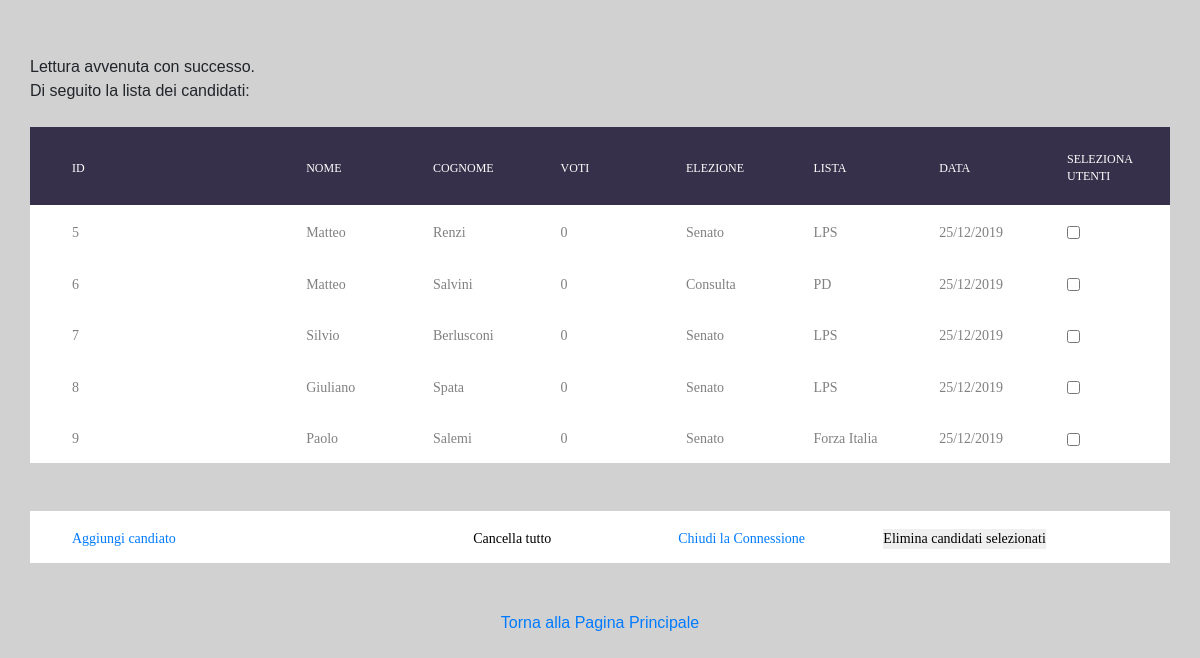
The app's page /amministratore/candidato.php with its own data.
### tables this page shows
CREATE TABLE IF NOT EXISTS `candidato` (
  `id` int(11) NOT NULL AUTO_INCREMENT,
  `nome` varchar(50) NOT NULL,
  `cognome` varchar(50) NOT NULL,
  `totale_voti` int(11) NOT NULL DEFAULT 0,
  `id_elezione` int(11) DEFAULT NULL,
  `id_lista` int(11) DEFAULT NULL,
  PRIMARY KEY (`id`),
  KEY `FK_candidato_elezione` (`id_elezione`),
  KEY `FK_candidato_lista` (`id_lista`),
  CONSTRAINT `FK_candidato_elezione` FOREIGN KEY (`id_elezione`) REFERENCES `elezione` (`id`) ON DELETE SET NULL ON UPDATE CASCADE,
  CONSTRAINT `FK_candidato_lista` FOREIGN KEY (`id_lista`) REFERENCES `lista` (`id`) ON DELETE SET NULL ON UPDATE CASCADE
);

CREATE TABLE IF NOT EXISTS `elezione` (
  `id` int(11) NOT NULL AUTO_INCREMENT,
  `nome` varchar(50) NOT NULL DEFAULT '',
  `data_apertura` date DEFAULT NULL,
  `ora_apertura` time DEFAULT NULL,
  `data_chiusura` date DEFAULT NULL,
  `ora_chiusura` time DEFAULT NULL,
  `iscritti` int(11) DEFAULT 0,
  `votanti` int(11) DEFAULT 0,
  `schede_valide` int(11) DEFAULT 0,
  `schede_bianche` int(11) DEFAULT 0,
  `schede_nulle` int(11) DEFAULT 0,
  `id_tipologia_utente` int(11) DEFAULT NULL,
  PRIMARY KEY (`id`),
  KEY `FK_elezione_tipologia_utente` (`id_tipologia_utente`),
  CONSTRAINT `FK_elezione_tipologia_utente` FOREIGN KEY (`id_tipologia_utente`) REFERENCES `tipologia_utente` (`id`) ON DELETE SET NULL ON UPDATE CASCADE
);

CREATE TABLE IF NOT EXISTS `lista` (
  `id` int(11) NOT NULL AUTO_INCREMENT,
  `nome` varchar(50) NOT NULL DEFAULT '',
  `totale_voti` int(11) DEFAULT 0,
  `id_elezione` int(11) DEFAULT NULL,
  PRIMARY KEY (`id`),
  KEY `FK_lista_elezione` (`id_elezione`),
  CONSTRAINT `FK_lista_elezione` FOREIGN KEY (`id_elezione`) REFERENCES `elezione` (`id`) ON DELETE SET NULL ON UPDATE CASCADE
);

### amministratore/candidato.php (the view, shortened to what this page needs)
<!DOCTYPE html>
<html lang="it">
<head>
    <link rel="stylesheet" type="text/css" href="vendor/bootstrap/css/bootstrap.min.css">
    <link rel="stylesheet" type="text/css" href="fonts/font-awesome-4.7.0/css/font-awesome.min.css">
    <link rel="stylesheet" type="text/css" href="vendor/animate/animate.css">
    <link rel="stylesheet" type="text/css" href="vendor/select2/select2.min.css">
    <link rel="stylesheet" type="text/css" href="vendor/perfect-scrollbar/perfect-scrollbar.css">
    <link rel="stylesheet" type="text/css" href="css/util.css">
    <link rel="stylesheet" type="text/css" href="css/main.css">
</head>
<body>
<div class="limiter">
    <div class="container-table100">
        <div class="wrap-table100">
            <div class="table100 ver1 m-b-110">
                <table data-vertable="ver1">
                    <thead>
                    <tr class="row100 head">
                        <th class="column100 column1" data-column="column1">ID</th>
                        <th class="column100 column2" data-column="column2">Nome</th>
                        <th class="column100 column3" data-column="column3">Cognome</th>
                        <th class="column100 column4" data-column="column4">Voti</th>
                        <th class="column100 column5" data-column="column5">Elezione</th>
                        <th class="column100 column6" data-column="column6">Lista</th>
						<th class="column100 column6" data-column="column6">Data</th>
						<th class="column100 column7" data-column="column7">Seleziona Utenti</th>
                    </tr>
                    </thead>
                    <tbody>
                    <?php
                    $conn = mysqli_connect("localhost", $_SESSION["username"], $_SESSION["password"] );
                    if ($conn->connect_error) {
                        die("Lettura Fallita: " . $conn->connect_error);
                    } else{
                        echo "Lettura avvenuta con successo.<br> Di seguito la lista dei candidati: <br> <br>";
                    }
                    $results = mysqli_query($conn,"SELECT voto_elettronico.candidato.id, voto_elettronico.candidato.nome AS nomeCandidato, voto_elettronico.candidato.cognome,
					voto_elettronico.candidato.totale_voti, voto_elettronico.elezione.nome AS nomeElezione, voto_elettronico.lista.nome AS nomeLista, voto_elettronico.elezione.data_apertura
					FROM voto_elettronico.candidato LEFT JOIN voto_elettronico.elezione ON voto_elettronico.candidato.id_elezione = voto_elettronico.elezione.id
					LEFT JOIN voto_elettronico.lista ON voto_elettronico.candidato.id_lista = voto_elettronico.lista.id");
                    while($row = mysqli_fetch_array($results)) {
                        ?>
						<form name="utenti" action="eliminaCandidatiSelezionati.php" method="POST" target="suca">
                        <tr class="row100">
                            <td class="column100 column1" data-column="column1"><?php echo $row['id']?></td>
                            <td class="column100 column2" data-column="column2"><?php echo $row['nomeCandidato']?></td>
                            <td class="column100 column3" data-column="column3"><?php echo $row['cognome']?></td>
                            <td class="column100 column4" data-column="column4"><?php echo $row['totale_voti']?></td>
                            <td class="column100 column5" data-column="column5"><?php echo $row['nomeElezione']?></td>
                            <td class="column100 column6" data-column="column6"><?php echo $row['nomeLista']?></td>
							<td class="column100 column6" data-column="column6"><?php
							$dataApertura = implode("/", array_reverse(explode("-", $row['data_apertura']))); echo $dataApertura?></td>
							<td class="column100 column7" data-column="column7"><?php echo '<input type="checkbox" value="'.$row["id"].'" name="'.$_SESSION["totaleCandidati"].'">'?></td>
                        </tr>
                        <?php
                    }
                    ?>
                    </tbody>
                </table>
                <br>
                <br>
                <table data-vertable="ver1">
                    <tbody>
                    <tr class="row100">
                        <td class="column100 column1" data-column="column1"><a href="aggiungiCandidatoH.php">Aggiungi candiato<a/></td>
                        <td class="column100 column2" data-column="column2"><button onclick="cancella();">Cancella tutto</button></td>
                        <td class="column100 column3" data-column="column3"><a href="../chiudi.php">Chiudi la Connessione<a/></td>
						<td class="column100 column4" data-column="column4"><input type="submit" Value="Elimina candidati selezionati" onclick="window_reload()" ></td>
                    </tr>
                    </tbody>
                </table>
                <br>
                <br>
                <a href="../pagina_principale/home.php" style="text-align:center;display:block;" >Torna alla Pagina Principale</a>
            </div>
        </div>
    </div>
</div>
</body>
</html>

### amministratore/css/main.css (style rules this page uses)
* { margin: 0px; padding: 0px; box-sizing: border-box; }
body, html { height: 100%; font-family: sans-serif; }
a { margin: 0px; transition: all 0.4s; -webkit-transition: all 0.4s; -o-transition: all 0.4s; -moz-transition: all 0.4s; }
input { display: block; outline: none; border: none !important; }
button { outline: none !important; border: none; background: transparent; }
.limiter { width: 100%; margin: 0 auto; }
.container-table100 { width: 100%; min-height: 100vh; background: #d1d1d1; display: -webkit-box; display: -webkit-flex; display: -moz-box; display: -ms-flexbox; display: flex; align-items: center; justify-content: center; flex-wrap: wrap; padding: 33px 30px; }
.wrap-table100 { width: 1300px; }
table { width: 100%; background-color: #fff; }
th, td { font-weight: unset; padding-right: 10px; }
.column100 { width: 130px; padding-left: 25px; }
.column100.column1 { width: 265px; padding-left: 42px; }
.row100.head th { padding-top: 24px; padding-bottom: 20px; }
.row100 td { padding-top: 18px; padding-bottom: 14px; }
.table100.ver1 td { font-family: Montserrat-Regular; font-size: 14px; color: #808080; line-height: 1.4; }
.table100.ver1 th { font-family: Montserrat-Medium; font-size: 12px; color: #fff; line-height: 1.4; text-transform: uppercase; background-color: #36304a; }

### records on screen
candidato: id "5", nome "Matteo", cognome "Renzi", totale_voti "0", id_elezione.nome "Senato", id_lista.nome "LPS", id_elezione.data_apertura "25/12/2019"
candidato: id "6", nome "Matteo", cognome "Salvini", totale_voti "0", id_elezione.nome "Consulta", id_lista.nome "PD", id_elezione.data_apertura "25/12/2019"
candidato: id "7", nome "Silvio", cognome "Berlusconi", totale_voti "0", id_elezione.nome "Senato", id_lista.nome "LPS", id_elezione.data_apertura "25/12/2019"
candidato: id "8", nome "Giuliano", cognome "Spata", totale_voti "0", id_elezione.nome "Senato", id_lista.nome "LPS", id_elezione.data_apertura "25/12/2019"
candidato: id "9", nome "Paolo", cognome "Salemi", totale_voti "0", id_elezione.nome "Senato", id_lista.nome "Forza Italia", id_elezione.data_apertura "25/12/2019"
